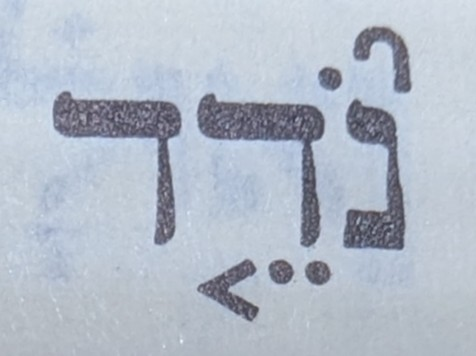
#> input picture gh-pages/MAM-with-doc/misc/img/BHS/Job 15v23 NDD -- BHS.jpg, 476 x 356 px
$ python -i transcription_editor.py   (imports and definitions only)
#> lines starting #> are read from the running program, lines starting #| are printed output that depends on the picture; after the words box and inside, x2 and y2 are one past the last pixel; in counts of white or black regions, pixels touching at a corner belong together
"""Build a per-line transcription editor for a page of a book scan.

Usage:
    .venv/Scripts/python.exe py/main_edition_transcription.py editor <book-dir> <name> \
        [--crop L T R B] [--width N] [--name STEM] [--debug]

Writes .novc/scans/<stem>-editor.html: the page image with a text field that sits directly
under whichever line is being transcribed, on top of the image.  The field follows the
current line down the page, so the eye never leaves the line it is reading -- the ergonomic
problem with transcribing a whole page in one go.  It covers the NEXT line while it is open,
which costs nothing, since that line is not the one being read.  --debug additionally writes
<stem>-lines.png with the detected line bands drawn on the page, to check the segmentation
before typing into it.

Line finding is a horizontal projection profile, not OCR: the fraction of each pixel row that
is ink, smoothed; rows above a threshold are text and the troughs between them are the gaps.
Nothing here reads a letter or an accent -- it only finds where the lines are.  Binarizing and
then resizing the column to one pixel wide with a BOX filter gives that per-row ink fraction
directly, which is why this needs no numpy.

The projection is taken over the CROPPED region, so crop to a single text column first: a
two-column page profiled whole has no clean troughs, since the columns' lines do not align.

--crop's LEFT and RIGHT bound the text column, as before.  Its TOP and BOTTOM name the LINES
TO TRANSCRIBE, not the region to run band detection over.  When they crop into the page (are
not the full 0..1 height), detection runs over a region grown about a line past them each way,
and only bands whose centre falls within the requested range get a field to type into; the
neighbours are rendered too, dimmed as context, since a Hebrew line's own above-marks are what
tell it apart from the line above's below-marks.  So the crop is set to just the wanted lines,
and the old "reach the middle of the neighbouring line" dead zone -- a bound between the two
good placements that clipped a line or let ``_absorb_slivers`` swallow a sliver of the next --
is unreachable, because the region detected over is no longer the reader's to choose.  See
issue wlc-utils#71.

THAT SPLIT IS ALSO AN EXPORT-FORMAT CHANGE, and the two shapes are distinguished by presence
alone: ``render.crop`` used to mean the region rendered and now means the lines requested,
with ``render.detect_crop`` -- written only when the crop grew -- holding the region.  Every
transcription committed before wlc-utils#71 is of the older shape and was deliberately left alone --
today that is ALL of them, so the first export with a ``detect_crop`` will be the first reader
of one, and there will be no re-vendoring to flush the old shape out.  ``rendered_region`` is the
one place that rule is written down as code; read an export through it rather than reaching
for ``render["crop"]``, which answers the old question for old exports and the new one for new.
"""

from __future__ import annotations

import argparse
import hashlib
import json
from pathlib import Path

from PIL import Image, ImageDraw

# The scans archive and the .novc/scans scratch directory are ``scan_page``'s constants,
# imported rather than repeated: the two tools read the same archive and write beside each
# other, and the last two copies of this block had already begun as verbatim twins.  The
# editor and its rendering are disposable -- rebuilt from the scan whenever the crop changes
# -- which is why scratch is the right home; what is meant to be KEPT is the JSON the Save
# button exports, committed beside the transcription it records.
from accgram.scan_page import OUT, SCANS

# A row is text when its ink rises this far from the page's own baseline toward a full line's
# density.  Relative, not absolute, because a crop that clips the page's vertical border rule
# carries a constant ink offset in EVERY row, gaps included, which no fixed floor separates.
# Kept small because a closing line of two or three words covers very little of the column
# and anything scaled to a full line's density silently loses it.
INK_CUTOFF = 0.08
INK_LEVEL = 128  # gray below this is ink
SMOOTH_RADIUS = 3  # rows; blurs out the gap between a letter body and its accents
MIN_LINE_FRACTION = (
    0.25  # of median band height -- below this a band is speck, not a line
)
MIN_GAP_FRACTION = (
    0.35  # of median band height -- shorter gaps are within-line, so merge
)
MAX_LINE_UNITS = (
    1.6  # a band taller than this many single lines is holding more than one
)
# Below this fraction of a single line, a band is a fragment or a decorative rule, not a line.
# Safe at half a line because a SHORT line is short horizontally, not vertically: it still
# stands a full line tall, so this cannot swallow one.
SLIVER_FRACTION = 0.5
# A hung closing line (see _recover_trailing_line) carries far less ink than a full line, being
# horizontally short, but far more than a speck.  Below this fraction of a full line's ink, a
# tail run is a smudge, not a word.
TRAIL_INK_FRACTION = 0.03
# How far past the requested lines to grow the detection region, in line pitches each way (see
# the module docstring and issue wlc-utils#71).  One whole pitch puts each neighbour fully in view, so it
# detects as a complete band whose centre lies clearly outside the requested range -- context,
# not a line to type into -- while the requested boundary line sits fully interior and so is
# never clipped nor sliver-absorbed.
DETECT_MARGIN_PITCHES = 1.0
# The grow when a single requested line offers no pitch to measure: a fraction of page height
# safely over one line on every edition transcribed so far.
DETECT_MARGIN_FALLBACK = 0.04


# [69 lines left out: functions crop_and_resize, rendered_region, median_pitch, detect_margin, not called in this run]


def row_profile(img: Image.Image) -> list[float]:
    """Fraction of each pixel row that is ink, 0.0 to 1.0.

    Binarize first, then average: averaging raw gray instead would weight a row by how dark
    it is rather than how much of it is covered, and short lines vanish.
    """
    ink = img.convert("L").point(lambda v: 255 if v < INK_LEVEL else 0)
    column = ink.resize((1, img.height), Image.BOX)
    return [v / 255 for v in column.get_flattened_data()]


# [305 lines left out: functions smooth, _ink_cutoff, find_bands, _split_tall, _absorb_slivers, _recover_trailing_line and 5 more, not called in this run]


_HTML = """<!doctype html>
<html lang="en">
<head>
<meta charset="utf-8">
<title>__STEM__ - line transcription</title>
<style>
  body { margin: 0; font: 14px/1.4 system-ui, sans-serif; background: #1b1b1b; color: #eee; }
  header { padding: 10px 16px; background: #222; position: sticky; top: 0; z-index: 20;
           display: flex; gap: 12px; align-items: center; flex-wrap: wrap; }
  button { font: inherit; padding: 5px 12px; border-radius: 5px; border: 1px solid #555;
           background: #333; color: #eee; cursor: pointer; }
  button:hover { background: #444; }
  #status { color: #9a9; }
  #hint { color: #777; font-size: 13px; }
  #wrap { padding: 16px; }
  /* max-width so the page always fits its viewport.  The rendering is wider than a narrow
     window -- 1200px by default -- and without this the document overflows horizontally,
     which reads as the page being split rather than merely scrolled.  Scaling it down costs
     nothing: every line coordinate below is a PERCENTAGE of the container, so the hit targets
     and entry fields follow the image to whatever width it lands at. */
  #sheet { position: relative; display: inline-block; max-width: 100%; }
  #sheet img { display: block; width: 100%; }

  /* One click target per printed line, lying over the image. */
  .hit { position: absolute; left: 0; width: 100%; cursor: text; }
  .hit.on { background: rgba(110, 200, 255, 0.18);
            box-shadow: inset 0 0 0 1px rgba(110, 200, 255, 0.7); }
  /* A line already typed keeps a marker, since its text is hidden once focus moves on. */
  .hit.done { border-left: 6px solid rgba(80, 200, 110, 0.85); }

  /* A context band: a neighbouring line rendered only so its marks help place the boundary
     line's, never transcribed.  Dimmed and inert -- pointer-events none, so a click falls
     through to nothing -- so it reads as off-limits and has no field of its own. */
  .ctx { position: absolute; left: 0; width: 100%; pointer-events: none;
         background: rgba(10, 10, 10, 0.4);
         border-top: 1px dashed rgba(200, 200, 200, 0.35);
         border-bottom: 1px dashed rgba(200, 200, 200, 0.35); }
  .ctx span { position: absolute; right: 6px; top: 2px; font: 11px system-ui, sans-serif;
              color: #bbb; background: rgba(0, 0, 0, 0.55); padding: 1px 6px;
              border-radius: 3px; }

  /* The entry field sits UNDER its line rather than in a side gutter: a gutter is a
     horizontal eye-jump on every single line, which is the thing this is meant to avoid.
     Only the active one is shown, so the line it covers is never a line being read. */
  .entry { position: absolute; left: 0; width: 100%; display: none; z-index: 10;
           align-items: center; gap: 8px; }
  .entry.on { display: flex; }
  .entry .num { flex: 0 0 auto; font: 15px ui-monospace, Consolas, monospace; color: #9cf;
                background: #0b1a22; padding: 4px 8px; border-radius: 4px 0 0 4px;
                border: 1px solid #6cf; border-right: none; }
  /* RTL to match the page: the first token lands under the line's first word, at the right,
     and the caret travels leftward with the reading. */
  .entry input { flex: 1 1 auto; font: 26px/1.25 ui-monospace, Consolas, monospace;
                 background: #0b1a22; color: #eaf6ff; border: 1px solid #6cf;
                 border-radius: 0 4px 4px 0; padding: 4px 10px; text-align: right; }
  .entry input:focus { outline: none; box-shadow: 0 0 0 2px rgba(110, 200, 255, 0.35); }

  #out { width: 100%; height: 160px; font: 13px ui-monospace, Consolas, monospace;
         background: #111; color: #ddd; border: 1px solid #444; }
  #outwrap { padding: 0 16px 24px; }
</style>
</head>
<body>
<header>
  <strong>__STEM__</strong>
  <button id="copy">Copy transcription</button>
  <button id="save">Save JSON</button>
  <button id="clear">Clear</button>
  <span id="status"></span>
  <span id="hint">click a line to start &middot; Enter = next &middot; Shift+Enter = previous
    &middot; Esc = close</span>
</header>
<div id="wrap"><div id="sheet"><img src="__IMAGE__" alt=""></div></div>
<div id="outwrap"><textarea id="out" readonly
  placeholder="Copy transcription puts the text here"></textarea></div>
<script>
const ROWS = __ROWS__;
const CONTEXT = __CONTEXT__;
const META = __META__;
const KEY = "linetx:__STEM__";
const sheet = document.getElementById("sheet");
const saved = JSON.parse(localStorage.getItem(KEY) || "{}");
const hits = [], entries = [], inputs = [];

// Typical distance from one line's top to the next, as a percentage of image height.  Printed
// lines are evenly spaced, so the median is a good estimate of where a line's successor starts
// -- which is what the LAST line needs, having no successor to measure.  Median rather than
// mean because a band that merged two printed lines, or one holding a heading, would drag a
// mean upward; there is at least one such band on a typical page.
//
// With exactly ONE transcribable row there is no spacing to measure at all, and a PITCH of 0
// would drop the entry field ON the very line being transcribed -- the failure the placement
// comment below exists to avoid, met every time on the single-line crop ``detect_margin``
// explicitly supports.  Estimate a pitch from the lone row's own height instead: half a line
// of clearance past its bottom keeps its descenders and below-marks visible, the same reason
// the band's own bottom was rejected as a placement.
const PITCHES = ROWS.slice(1).map((r, i) => r.top - ROWS[i].top).sort((a, b) => a - b);
const PITCH = PITCHES.length ? PITCHES[Math.floor(PITCHES.length / 2)]
            : ROWS.length ? 1.5 * ROWS[0].height : 0;

ROWS.forEach((r, idx) => {
  const hit = document.createElement("div");
  hit.className = "hit";
  hit.style.top = r.top + "%";
  hit.style.height = r.height + "%";
  hit.addEventListener("mousedown", e => { e.preventDefault(); focusLine(idx); });
  sheet.appendChild(hit);
  hits.push(hit);

  const entry = document.createElement("div");
  entry.className = "entry";
  // Always below the line, the last one included.  Sit at the NEXT line's top, so the field
  // covers the next line -- never the one being read -- and the whole inter-line gap below
  // the current line stays visible, descenders and lower accents included.
  //
  // The last line has no next band, so estimate one at the median pitch.  Two earlier tries
  // were worse: putting the field above the last line (to avoid the page's bottom edge)
  // covered the very line being read, and putting it at the band's own bottom clipped that
  // line's descenders.  The bottom edge is not a real constraint anyway -- the page's own
  // bottom margin leaves room under the last band.
  const next = ROWS[idx + 1];
  entry.style.top = (next ? next.top : r.top + PITCH) + "%";
  const num = document.createElement("span");
  num.className = "num";
  num.textContent = r.n;
  const input = document.createElement("input");
  input.type = "text";
  input.dir = "rtl";
  input.spellcheck = false;
  input.autocapitalize = "off";
  input.value = saved[r.n] || "";
  input.addEventListener("input", save);
  input.addEventListener("keydown", e => {
    if (e.key === "Escape") { input.blur(); close(); return; }
    if (e.key !== "Enter") return;
    e.preventDefault();
    focusLine(idx + (e.shiftKey ? -1 : 1));
  });
  entry.append(num, input);
  sheet.appendChild(entry);
  entries.push(entry);
  inputs.push(input);
});

// Dim each context band and label it, so the reader sees why the image runs past the lines to
// transcribe: the neighbours give the boundary lines their above/below-mark context.  Inert.
CONTEXT.forEach(c => {
  const ctx = document.createElement("div");
  ctx.className = "ctx";
  ctx.style.top = c.top + "%";
  ctx.style.height = c.height + "%";
  const tag = document.createElement("span");
  tag.textContent = "context";
  ctx.appendChild(tag);
  sheet.appendChild(ctx);
});

function close() {
  hits.forEach(h => h.classList.remove("on"));
  entries.forEach(e => e.classList.remove("on"));
}

function focusLine(idx) {
  if (idx < 0 || idx >= ROWS.length) return;
  close();
  hits[idx].classList.add("on");
  entries[idx].classList.add("on");
  const input = inputs[idx];
  input.focus();
  input.setSelectionRange(input.value.length, input.value.length);
  hits[idx].scrollIntoView({ block: "center", behavior: "smooth" });
  save();
}

function save() {
  const data = {};
  inputs.forEach((inp, i) => {
    const text = inp.value.trim();
    if (text) data[ROWS[i].n] = text;
    hits[i].classList.toggle("done", !!text);
  });
  localStorage.setItem(KEY, JSON.stringify(data));
  document.getElementById("status").textContent =
    Object.keys(data).length + " of " + ROWS.length + " lines - saved";
}

document.getElementById("copy").addEventListener("click", () => {
  // One printed line per output line: keeps the transcription checkable against the page.
  const text = inputs.map(i => i.value.trim()).filter(Boolean).join("\\n");
  const out = document.getElementById("out");
  out.value = text;
  navigator.clipboard.writeText(text).then(
    () => document.getElementById("status").textContent = "copied to clipboard",
    () => { out.select(); document.getElementById("status").textContent = "select and copy"; }
  );
});

document.getElementById("save").addEventListener("click", () => {
  // The audit trail: what was typed, on which line, at which coordinates of which scan.
  // Only lines with text are written -- a blank field means not yet transcribed, which is
  // not the same claim as a line that carries no accent.
  const record = {
    stem: META.stem,
    source: META.source,
    render: META.render,
    transcribed_utc: new Date().toISOString(),
    line_count: ROWS.length,
    lines: ROWS.map((r, i) => ({
             n: r.n, px: r.px, px_source: r.px_source, text: inputs[i].value.trim()
           })).filter(l => l.text)
  };
  const blob = new Blob([JSON.stringify(record, null, 2)], { type: "application/json" });
  const a = document.createElement("a");
  a.href = URL.createObjectURL(blob);
  a.download = META.stem + "-transcription.json";
  a.click();
  URL.revokeObjectURL(a.href);
  document.getElementById("status").textContent =
    "saved " + a.download + " to your downloads";
});

document.getElementById("clear").addEventListener("click", () => {
  if (!confirm("Clear all typed lines?")) return;
  localStorage.removeItem(KEY);
  inputs.forEach(i => { i.value = ""; });
  close();
  save();
});

save();
</script>
</body>
</html>
"""


# [116 lines left out: functions add_args, run, not called in this run]

>>> from PIL import Image
>>> picture = Image.open('../../gh-pages/MAM-with-doc/misc/img/BHS/Job 15v23 NDD -- BHS.jpg')
#> picture is the input picture: PIL image 476x356 RGB; mean R, G, B 179.2, 188.3, 201.3
>>> result = row_profile(picture)
#> in row_profile, `ink = img.convert("L").point(lambda v: 255 if v < INK_LEVEL else 0)`:
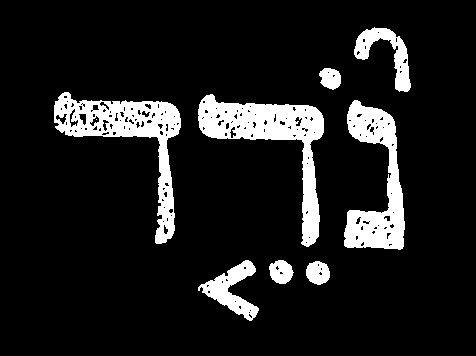
#> ink: PIL image 476x356 L; 11.3% white; 9 white regions (1 under 20 px), largest, box (x1, y1, x2, y2) and area: (198, 94, 324, 247) 5535, (54, 92, 181, 244) 5120, (344, 100, 405, 250) 4374
#> (the run stopped early here; a loop or call above may not have finished)
